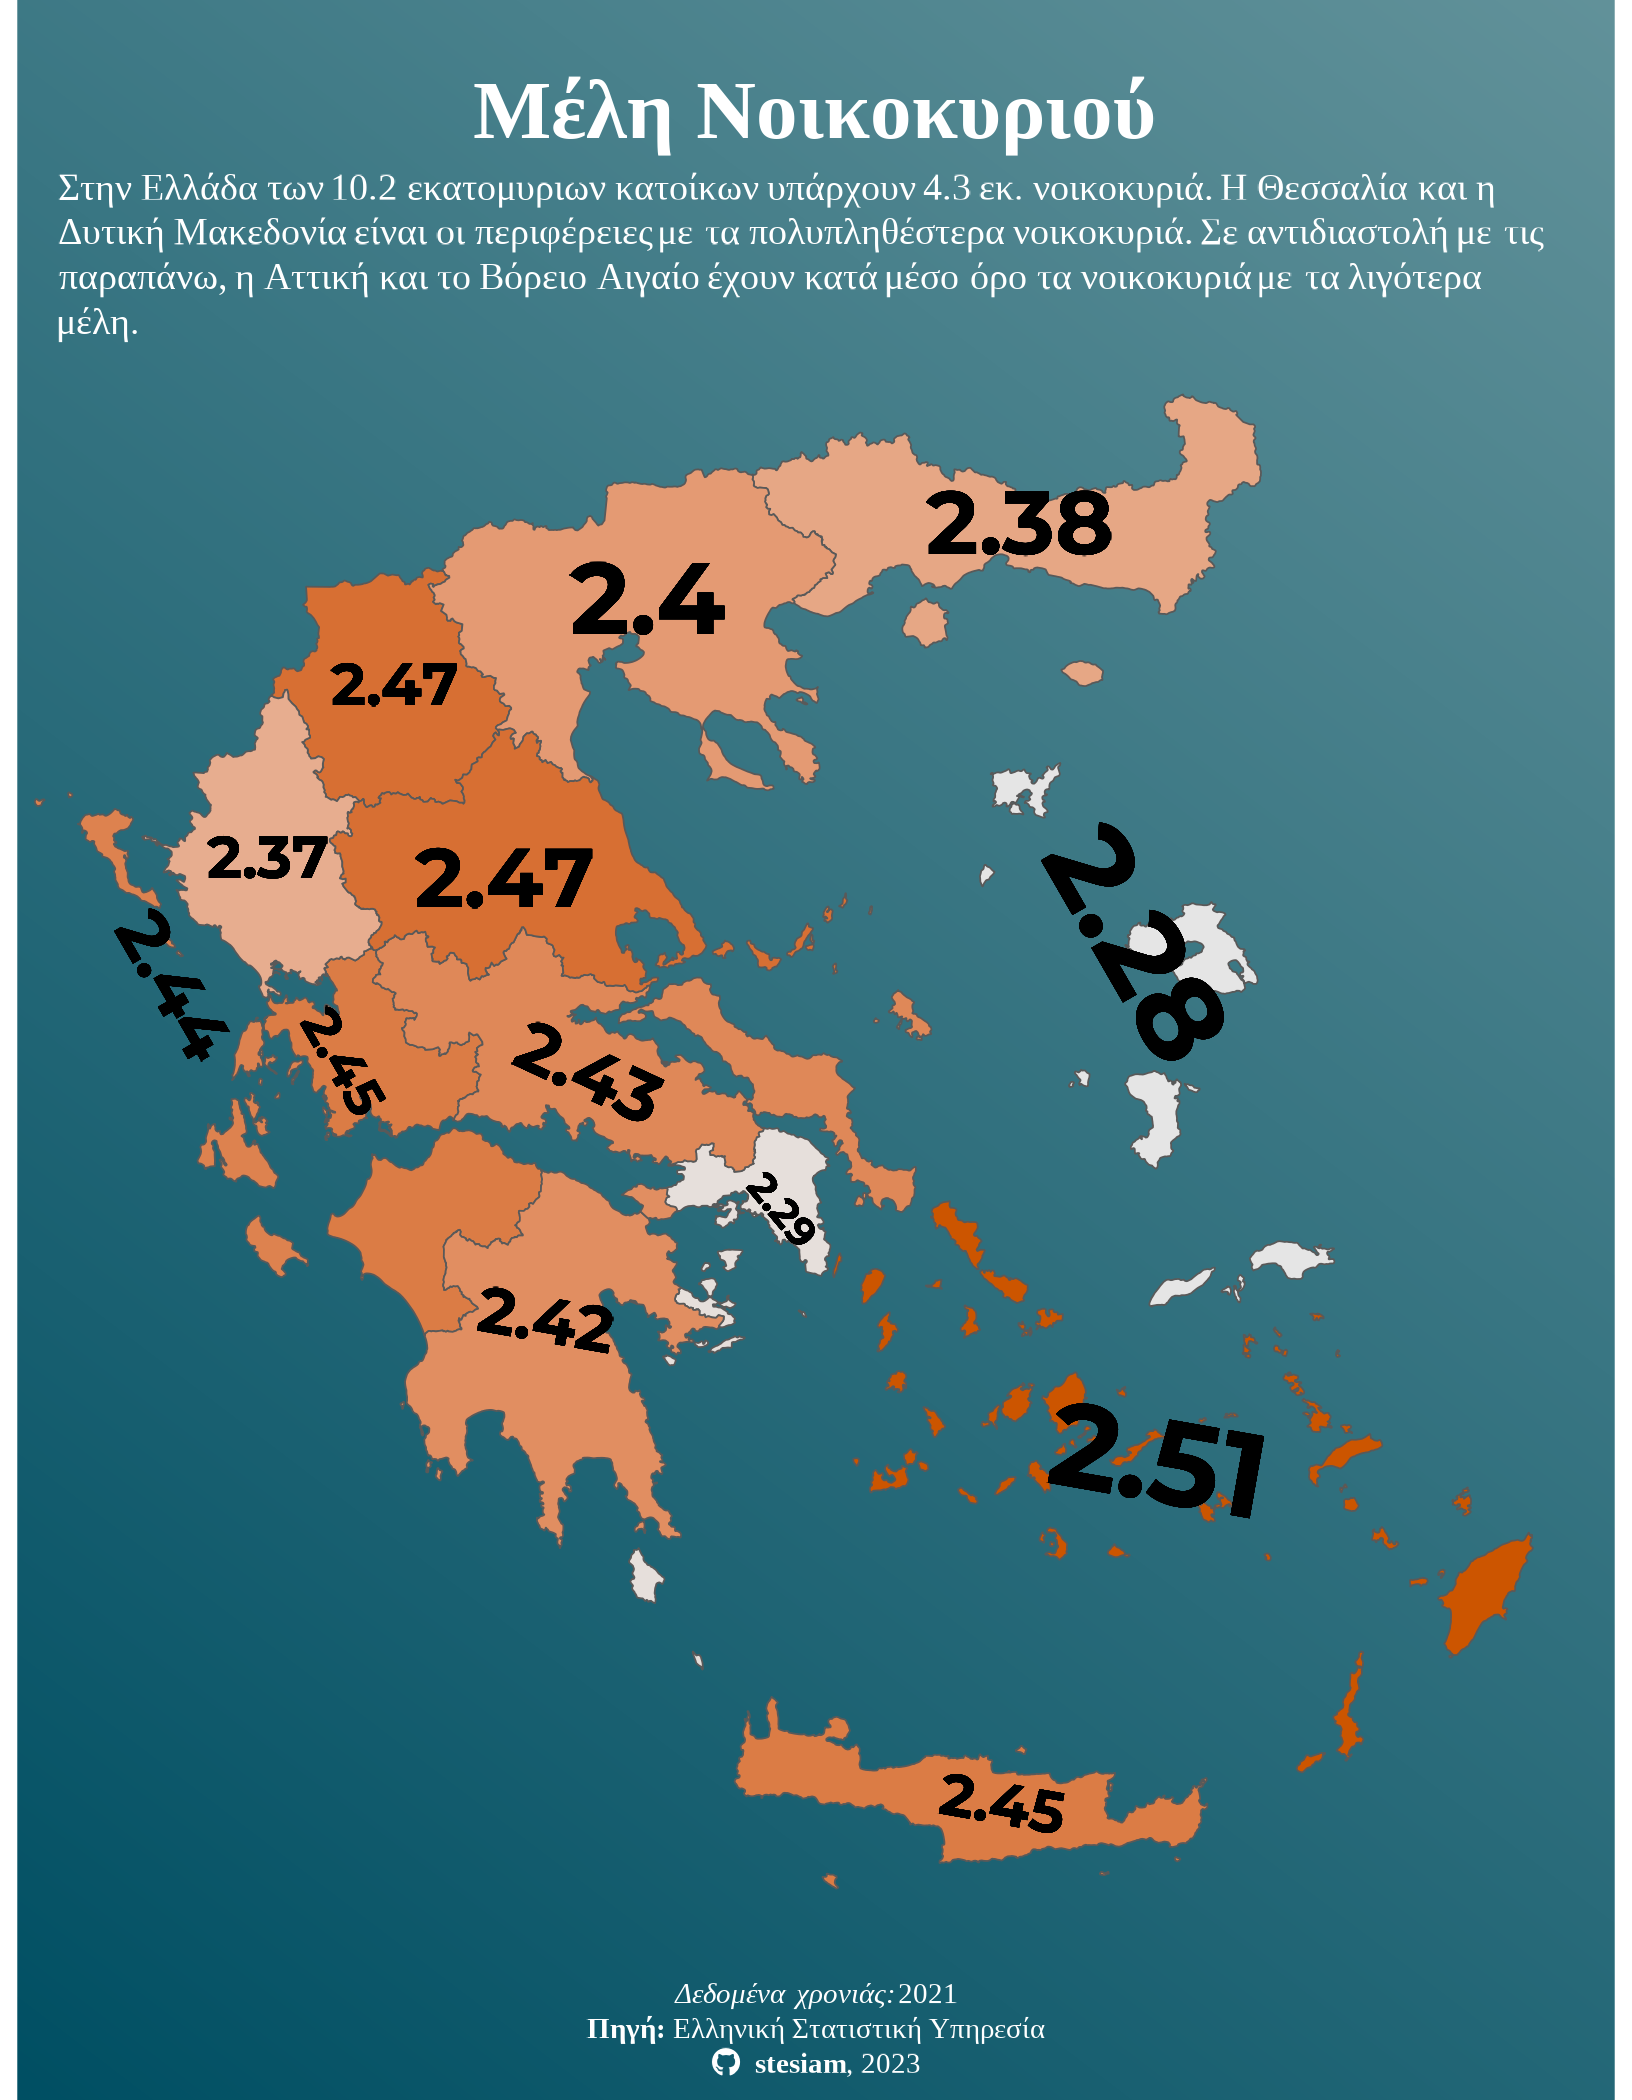

Source code (R):
library(readxl)
library(dplyr)
library(tidyr)
library(stringr)

library(ggplot2)
library(MetBrewer)
library(sf)
library(glue)
library(ggtext)
library(showtext)
library(sysfonts)


font_add_google("Righteous", family = "clim")
font_add_google("Montserrat", family = "mont")
sysfonts::font_add('fb', '/home/stelios/Downloads/fontawesome-free-6.4.0-desktop/otfs/Font Awesome 6 Brands-Regular-400.otf')
sysfonts::font_add('fs', '/home/stelios/Downloads/fontawesome-free-6.4.0-desktop/otfs/Font Awesome 6 Free-Solid-900.otf')

showtext_auto()
showtext::showtext_opts(dpi = 300)

url = "https://www.statistics.gr/el/statistics?p_p_id=documents_WAR_publicationsportlet_INSTANCE_VBZOni0vs5VJ&p_p_lifecycle=2&p_p_state=normal&p_p_mode=view&p_p_cacheability=cacheLevelPage&p_p_col_id=column-2&p_p_col_count=4&p_p_col_pos=2&_documents_WAR_publicationsportlet_INSTANCE_VBZOni0vs5VJ_javax.faces.resource=document&_documents_WAR_publicationsportlet_INSTANCE_VBZOni0vs5VJ_ln=downloadResources&_documents_WAR_publicationsportlet_INSTANCE_VBZOni0vs5VJ_documentID=532489&_documents_WAR_publicationsportlet_INSTANCE_VBZOni0vs5VJ_locale=el"


download.file(url = url,
              destfile = "GIF-9/households.xlsx")

households = read_excel("GIF-9/households.xlsx", 
                                      skip = 4) |>
  select(-c(1,2)) |>
  setNames(c("Region","Households", paste("Members_",1:10), "totalpop")) |>
  pivot_longer(cols = starts_with("Members"),
             names_to = "Members",
             values_to = "Observations") |>
  rename(NAMA2 = Region) %>%
  dplyr::filter(str_detect(NAMA2 , "ΠΕΡΙΦΕΡΕΙΑ")) |>
  dplyr::filter(!str_detect(NAMA2, "ΕΝΟΤΗΤΑ")) |>
  mutate(
    NAMA2 = stringr::str_remove_all(NAMA2, "ΠΕΡΙΦΕΡΕΙΑ")
  ) |>
  mutate(NAMA2 = tolower(NAMA2)) %>%
  mutate(NAMA2 = transliterate_greek_to_english(NAMA2)) |>
  group_by(NAMA2) |>
  summarise(
    mean_household = round(totalpop/Households, digits = 2)
  ) |>
  select(NAMA2, mean_household) |>
  distinct(NAMA2, .keep_all = TRUE)
  


  
shapefile <- st_read("Shapefiles/GR_bsm_admn_adm2_py_EuroGeoGraphics_2015_pp.shp") |>
  dplyr::filter(NAMA2 != "Agion Oros")
  
d = fuzzyjoin::stringdist_left_join(shapefile, households , by = "NAMA2", 
                                    max_dist = 7, distance_col = "distance")|>
  group_by(NAMA2.x) |>
  dplyr::filter(distance == min(distance)) |>
  select(NAMA2.x, mean_household, geometry) |>
  arrange(NAMA2.x) |>
  st_as_sf()

## Viz texts

title_text = glue("<b>Μέλη Νοικοκυριού</b>")
subtitle_text = glue("Στην Ελλάδα των 10.2 εκατομυριων κατοίκων υπάρχουν 4.3 εκ. νοικοκυριά.
                     Η Θεσσαλία και η Δυτική Μακεδονία είναι οι περιφέρειες με τα
                     πολυπληθέστερα νοικοκυριά. Σε αντιδιαστολή με τις παραπάνω, η Αττική και
                     το Βόρειο Αιγαίο έχουν κατά μέσο όρο τα νοικοκυριά με τα λιγότερα μέλη.")
caption_text = glue("*Δεδομένα χρονιάς:* 2021<br><b> Πηγή:</b> Ελληνική Στατιστική Υπηρεσία<br><span style='font-family:fb;'  >&#xf09b;</span> <b>stesiam</b>, 2023")

## Viz background

bg_gradient <- grid::linearGradient(colours = rev(MetBrewer::met.brewer("Cross")[7:8]))

## Make map

map = ggplot2::ggplot(data = d) +
  scale_x_continuous(limits = c(19.7, 28.3)) +
  geom_sf(aes(fill = mean_household)) +
  
  # Eastern Macedonia and Thrace
  
  geom_sf_text(
    x = 25.2, y = 41.15, 
    label = d$mean_household[1], 
    size = 7.5, 
    family = "mont",
    fontface = "bold",
    color = "black"
  ) +
  
  # Attica (Athens)
  geom_sf_text(
    x = 23.8, y = 37.96, 
    label = d$mean_household[2], 
    size = 3.4, 
    family = "mont",
    fontface = "bold",
    angle = -50,
  ) +
  # Western Greece
  geom_sf_text(
    x = 21.2, y = 38.65, 
    label = d$mean_household[3], 
    size = 4.5, 
    family = "mont",
    fontface = "bold",
    angle = -60
  ) +
  
  # Western Macedonia
  
  geom_sf_text(
    x = 21.5, y = 40.4, 
    label = d$mean_household[4], 
    size = 5, 
    family = "mont",
    fontface = "bold",
    color = "black"
  ) +
  
  # Ionian Islands
  
  geom_sf_text(
    x = 20.2, y = 39,
    label = d$mean_household[5], 
    size = 6, 
    family = "mont",
    fontface = "bold",
    angle = -60
  ) +
  
  # Epirus
  
  geom_sf_text(
    x = 20.75, y = 39.6,
    label = d$mean_household[6], 
    size = 5, 
    family = "mont",
    fontface = "bold",
    color = "black"
  ) +
  
  # Central Macedonia
  
  geom_sf_text(
    x = 23, y = 40.8, 
    label = d$mean_household[7], 
    size = 8.5, 
    family = "mont",
    fontface = "bold",
    color = "black"
  ) +
  
  # Crete
  
  geom_sf_text(
    x = 25.1, y = 35.2, 
    label = d$mean_household[8], 
    size = 5, 
    family = "mont",
    fontface = "bold",
    angle = -10
  ) +
  
  # South Aegean
  
  geom_sf_text(
    x = 26, y = 36.8, 
    label = d$mean_household[9], 
    size = 10, 
    family = "mont",
    fontface = "bold",
    angle = -10
  ) +
  
  # Peloponnese
  
  geom_sf_text(
    x = 22.4, y = 37.45, 
    label = d$mean_household[10], 
    size = 5.4, 
    family = "mont",
    fontface = "bold",
    angle = -10,
    color = "black"
  ) +
  
  # Central Greece
  
  geom_sf_text(
    x = 22.65, y = 38.6, 
    label = d$mean_household[11], 
    size = 6, 
    family = "mont",
    fontface = "bold",
    angle = -25
  ) +
  
  # Thessaly
  
  geom_sf_text(
    x = 22.15, y = 39.5, 
    label = d$mean_household[12], 
    size = 7, 
    family = "mont",
    fontface = "bold",
    angle = 0
  ) +
  
  # North Aegean
  
  geom_sf_text(
    x = 25.9, y = 39.2, 
    label = d$mean_household[13], 
    size = 10, 
    family = "mont",
    fontface = "bold",
    angle = -60
  ) +
  
  labs(
    title = title_text,
    subtitle = subtitle_text,
    caption = caption_text
  ) +
  scale_fill_gradientn(colors = c("grey90", "#CC5500")) +
  theme_void(base_size = 11) +
  theme(
    plot.title = element_markdown(family = "serif", hjust = 0.5, size = 20,
                                  margin = margin(t = 20, b = 10),
                                  color = "white"),
    plot.subtitle = element_textbox_simple(size = 9, family = "serif", hjust = 0.5, 
                                           lineheight = 1.2, color = "white",
                                           margin = margin(l = 10, r = 10)),
    plot.caption = element_markdown(family = "serif", hjust = 0.5,
                                    margin = margin(t = 5, b = 5),
                                    lineheight = 1.2,
                                    color = "white",
                                    size = 7),
    legend.position = "none",
    plot.background = element_rect(fill = bg_gradient, color = "transparent")
  )

ggsave(
  filename = "GIF-9/GIF-9-el.png",
  height = 7,
  width = 5.44,
  plot = map,
  device = "png",
  dpi = 300)

